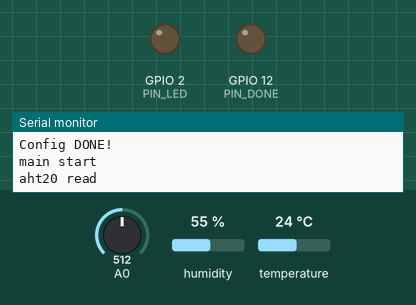
This sketch was run on a simulated ESP8266 (NodeMCU). On the bench: output pins drawn as LEDs (lit = HIGH), the last lines printed to the serial monitor. Inputs (shaded band) come from the test bench; at power-on: A0 = 512, humidity 55 %, temperature 24 °C. Random numbers use the default seed unless the sketch sets one.

Above: at 0.05 s.
At 2.6 s:
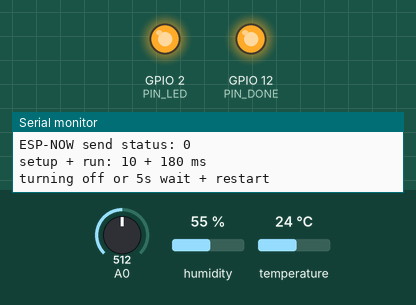
At 10.45 s:
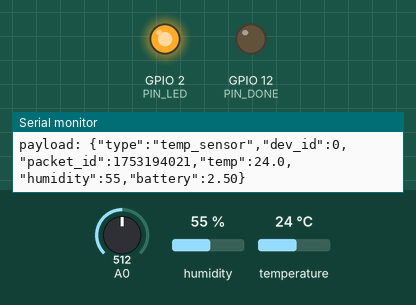
Timing chart, 0 to 13.5 s (numbered marks = the images above):
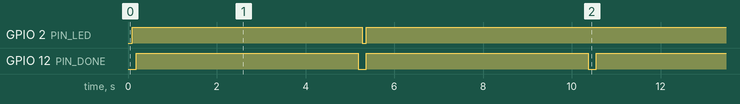

Measured:
- by itself, GPIO 2 (PIN_LED): repeats every 10.4 s: LOW 0.09 s, HIGH 10.3 s
- by itself, GPIO 12 (PIN_DONE): alternates HIGH for 5.0 s and LOW for 0.18 s
- by itself, everything shown: repeats every 10.4 s, in 5 steps

The sketch:

sensor_esp8266_temp.ino
```cpp
#include <ESP8266WiFi.h>
#include <espnow.h>
#include <Wire.h>
#include <Adafruit_AHTX0.h>

extern "C" {
#include "user_interface.h" // wifi_set_channel()
}

// ESP-NOW sender configuration
static const int thisDeviceId = 0;
static const uint8_t espNowBroadcastMac[6] = {0xFF, 0xFF, 0xFF, 0xFF, 0xFF, 0xFF};

static void onDataSent(uint8_t* mac_addr, uint8_t status);

static const uint8_t PIN_TXD = 1;
static const uint8_t PIN_RXD = 3;

// GPIO assignments
static const uint8_t PIN_DONE = 12;
static const uint8_t PIN_PWROUT_DIV = 0;  // ADC0 / A0

// I2C pin assignments for AHT20
static const uint8_t I2C_SDA_PIN = 4;
static const uint8_t I2C_SCL_PIN = 5;

static const uint8_t PIN_LED = LED_BUILTIN;
static Adafruit_AHTX0 s_aht;
static bool s_ahtOk = false;
static float s_lastTempC = 0.0f;
static int s_lastHumidityPct = 0;

uint32_t durationSetup, durationRun;

void ledToggle(void)
{
  static int isOn = 0;
  isOn = !isOn;
  if (PIN_LED == PIN_DONE) {
    // Avoid fighting with PIN_DONE when a board defines LED_BUILTIN as GPIO2.
    return;
  }
  digitalWrite(PIN_LED, isOn ? HIGH : LOW);
}

void setup() {
  uint32_t start = millis();

  Serial.begin(115200);
  Serial.print("\n\npins: ");

  // uint8_t pins[7] = {PIN_LED, PIN_DONE, PIN_PWROUT_DIV, I2C_SDA_PIN, I2C_SCL_PIN, PIN_TXD, PIN_RXD};
  // for(int i=0; i<7; i++) {
  //   Serial.print(pins[i]); Serial.print(" ");
  // }
  // Serial.println(" ");

  Serial.println("Config pins");
  pinMode(PIN_DONE, OUTPUT);
  digitalWrite(PIN_DONE, LOW);

  pinMode(PIN_LED, OUTPUT);
  digitalWrite(PIN_LED, LOW);    // LED on

  // Use the internal hardware noise for a better seed
  randomSeed(analogRead(0));

  Serial.println("Config wifi");
  WiFi.mode(WIFI_STA);
  WiFi.disconnect();
  delay(10);

  // Initialize I2C + AHT20
  Serial.println("Config i2c + aht20");
  Wire.begin(I2C_SDA_PIN, I2C_SCL_PIN);
  s_ahtOk = s_aht.begin();
  if (!s_ahtOk) {
    Serial.println("AHT20 init failed");
  } else {
    Serial.println("AHT20 init ok");
  }

  Serial.println("Config ESP-NOW");
  if (esp_now_init() != 0) {
    Serial.println("ESP-NOW init failed");
    delay(100);
    digitalWrite(PIN_DONE, HIGH);
    delay(100);
    ESP.restart();
  }

  // Initialize ESP-NOW as a sender/controller
  esp_now_set_self_role(ESP_NOW_ROLE_CONTROLLER);

  esp_now_register_send_cb(onDataSent);

  // Register broadcast peer so esp_now_send() can be called with FF:FF:FF:FF:FF:FF
  esp_now_add_peer(const_cast<uint8_t*>(espNowBroadcastMac), ESP_NOW_ROLE_CONTROLLER, 0, NULL, 0);

  Serial.println("Config DONE!");
  uint32_t end = millis();
  durationSetup = end - start;
}

void loop() {
  uint32_t start = millis();
  Serial.println("main start");

  // Indicate "busy/sending"
  digitalWrite(PIN_DONE, LOW);

  // Read AHT20 + power divider analog *before* constructing/sending the packet.
  if (s_ahtOk) {
    Serial.println("aht20 read");

    sensors_event_t humidityEvent, tempEvent;
    s_aht.getEvent(&humidityEvent, &tempEvent);

    s_lastHumidityPct = (int)(humidityEvent.relative_humidity + 0.5f);
    s_lastTempC = tempEvent.temperature;
  } else {
    Serial.println("aht20 skip");
  }

  const uint16_t pwroOutDivAdc = (uint16_t)analogRead(PIN_PWROUT_DIV);
  // ADC counts are linear. The 10k+10k divider makes Vout = Vsupply/2, so:
  // Divider voltage: 0..2.5V  =>  Supply voltage: 0..5.0V
  const float batteryVolts = ((float)pwroOutDivAdc / 1023.0f) * 5.0f;

  const uint32_t packetRandomId =
      ((uint32_t)random(0xFFFF) << 16) | (uint32_t)random(0xFFFF);

  Serial.println("create payload");

  // Construct JSON into a null-terminated char buffer, then send the bytes
  char payload[250];

  if(s_ahtOk) {   // temp + humidity read ok
    snprintf(payload, sizeof(payload),
            "{\"type\":\"temp_sensor\",\"dev_id\":%d,\"packet_id\":%08lu,\"temp\":%.1f,\"humidity\":%d,\"battery\":%.2f}\n",
            thisDeviceId,
            (unsigned long)packetRandomId,
            (double)s_lastTempC,
            s_lastHumidityPct,
            (double)batteryVolts);
  } else {  // temp + humidity read failed
    snprintf(payload, sizeof(payload),
            "{\"type\":\"temp_sensor\",\"dev_id\":%d,\"packet_id\":%08lu,\"temp\":null,\"humidity\":null,\"battery\":%.2f}\n",
            thisDeviceId,
            (unsigned long)packetRandomId,
            (double)batteryVolts);
  }

  Serial.print("payload: ");
  Serial.println(payload);

  const size_t payloadLen = strlen(payload);

  Serial.println("esp-now send");
  ledToggle();

  // Send the same ESP-NOW broadcast on the requested WiFi channels.
  const uint8_t channels[3] = {1, 6, 11};
  for (int i = 0; i < 3; i++) {
    const uint8_t ch = channels[i];
    wifi_set_channel(ch);
    // Ensure the peer uses the same channel we just switched to.
    esp_now_set_peer_channel(const_cast<uint8_t*>(espNowBroadcastMac), (uint8_t)ch);
    delay(20); // give the radio a moment to switch channels

    // Broadcast MAC
    esp_now_send(const_cast<uint8_t*>(espNowBroadcastMac),
                  reinterpret_cast<uint8_t*>(payload),
                  (int)payloadLen);

    // Small visible pacing
    delay(10);
  }

  digitalWrite(PIN_LED, HIGH);    // LED off

  uint32_t end = millis();
  durationRun = end - start;

  Serial.print("setup + run: ");
  Serial.print(durationSetup);
  Serial.print(" + ");
  Serial.print(durationRun);
  Serial.println(" ms");

  Serial.println("turning off or 5s wait + restart");

  // Indicate "done" after all packets were sent.
  digitalWrite(PIN_DONE, HIGH);   // this should turn off via TPL5110
  digitalWrite(PIN_LED, HIGH);

  delay(5000);  // this should never happen (or not wait whole 5s and restart as the power should be already off)
}

static void onDataSent(uint8_t* mac_addr, uint8_t status)
{
  (void)mac_addr;
  Serial.print("ESP-NOW send status: ");
  Serial.println(status);
}
```
